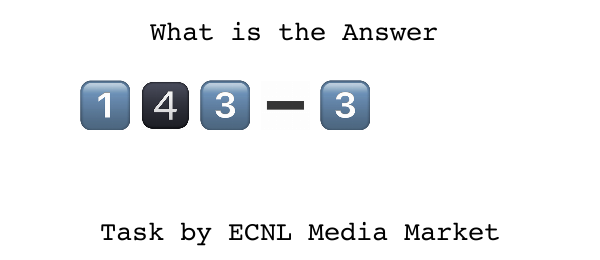
#> input picture sampletask/246227139.png, 600 x 260 px, found by its file name
$ python debug_op.py
#> lines starting #> are read from the running program, lines starting #| are printed output that depends on the picture; after the words box and inside, x2 and y2 are one past the last pixel; in counts of white or black regions, pixels touching at a corner belong together
import cv2
import numpy as np
import io
import sys
sys.stdout = io.TextIOWrapper(sys.stdout.buffer, encoding='utf-8')

img = cv2.imread('C:/VisionTap/sampletask/246227139.png')
#> img is the input picture: shape (260, 600, 3); mean B, G, R 243.2, 241.9, 240.7
h, w = img.shape[:2]
#> h = 260; w = 600
roi = img[int(h*0.25):int(h*0.75), int(w*0.02):int(w*0.98)]
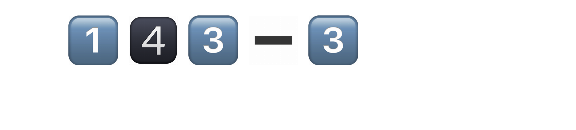
#> roi: shape (130, 576, 3); mean B, G, R 240.5, 237.8, 235.2
gray = cv2.cvtColor(roi, cv2.COLOR_BGR2GRAY)
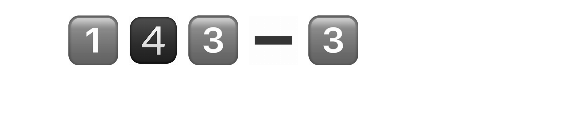
#> gray: shape (130, 576); min 15, max 255, mean 237.3

_, mask = cv2.threshold(gray, 200, 255, cv2.THRESH_BINARY_INV)
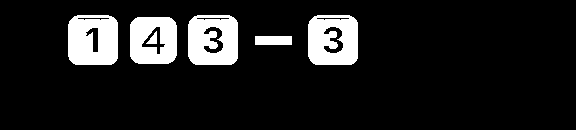
#> mask: shape (130, 576); 11.7% white; 6 white regions, box (x1, y1, x2, y2) and area: (68, 15, 118, 65) 2221, (188, 15, 238, 65) 2135, (308, 15, 358, 65) 2135, (130, 17, 177, 64) 1840, (255, 36, 292, 45) 333, (146, 31, 157, 44) 76
kernel = cv2.getStructuringElement(cv2.MORPH_RECT, (5,5))
dilated = cv2.dilate(mask, kernel, iterations=1)
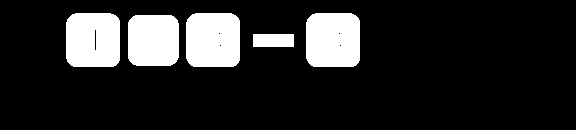
#> dilated: shape (130, 576); 15.3% white; 5 white regions
contours, _ = cv2.findContours(dilated, cv2.RETR_EXTERNAL, cv2.CHAIN_APPROX_SIMPLE)
#> contours = 5 contours; box (x1, y1, x2, y2) and area: (306, 13, 360, 67) 2722, (186, 13, 240, 67) 2722, (66, 13, 120, 67) 2722, (128, 15, 179, 66) 2414, (253, 34, 294, 47) 480
boxes = sorted([cv2.boundingRect(c) for c in contours if cv2.contourArea(c) > 300], key=lambda b: b[0])
#> boxes = [(66, 13, 54, 54), (128, 15, 51, 51), (186, 13, 54, 54), (253, 34, 41, 13), (306, 13, 54, 54)]

for x, y, bw, bh in boxes:
    op_region = gray[y:y+bh, x:x+bw]
    dark_ratio = np.sum(op_region < 128) / max(op_region.size, 1)
    is_small = bw < 45 and bh < 45
    label = "MUL" if dark_ratio > 0.3 else "MINUS" if is_small else "DIGIT"
    print(f"Box ({x},{y}) {bw}x{bh} dark_ratio={dark_ratio:.3f} -> {label}")
#> this loop made 5 passes
#> (x, y, bw, bh, dark_ratio, is_small) on passes 1 to 5: (66, 13, 54, 54, 0.514, False), (128, 15, 51, 51, 0.719, False), (186, 13, 54, 54, 0.483, False), (253, 34, 41, 13, 0.625, True), (306, 13, 54, 54, 0.483, False)
#> pass 1, `op_region = gray[y:y+bh, x:x+bw]`:
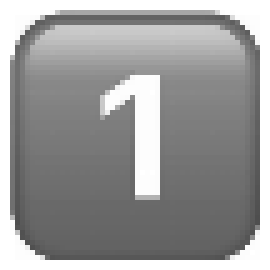
#> op_region: shape (54, 54) (shown 5 times larger); min 78, max 255, mean 154.4
#> pass 2, `op_region = gray[y:y+bh, x:x+bw]`:
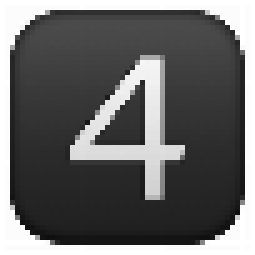
#> op_region: shape (51, 51) (shown 5 times larger); min 15, max 255, mean 102.5
#> pass 3, `op_region = gray[y:y+bh, x:x+bw]`:
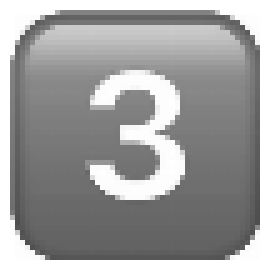
#> op_region: shape (54, 54) (shown 5 times larger); min 79, max 255, mean 157.9

$ run again, with sampletask/1044439050.png copied over sampletask/246227139.png
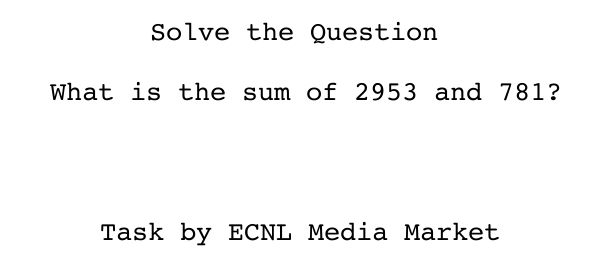
#> input picture sampletask/1044439050.png, 600 x 260 px, found by its file name
#> img is the input picture: shape (260, 600, 3); min 0, max 255, mean 247
#> `_, mask = cv2.threshold(gray, 200, 255, cv2.THRESH_BINARY_INV)`:
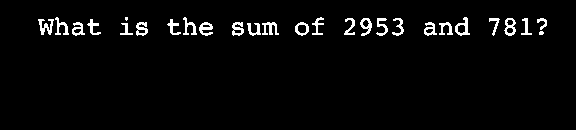
#> mask: shape (130, 576); 3.2% white in thin lines or dots, all inside (x1, y1, x2, y2) = (38, 17, 547, 36)
#> dilated: shape (130, 576); 9% white; 13 white regions
#> contours = 13 contours; largest, box (x1, y1, x2, y2) and area: (36, 15, 103, 38) 1038, (165, 15, 215, 38) 780, (422, 15, 472, 38) 774, (230, 20, 281, 38) 760, (374, 16, 406, 38) 510
#> boxes = [(36, 15, 67, 23), (118, 15, 32, 23), (165, 15, 50, 23), (230, 20, 51, 18), (293, 15, 33, 23), (374, 16, 32, 22), (422, 15, 50, 23)]
#> the loop `for x, y, bw, bh in boxes:` made 7 passes
#> (x, y, bw, bh, dark_ratio, is_small, label) on passes 1 to 7: (36, 15, 67, 23, 0.214, False, 'DIGIT'), (118, 15, 32, 23, 0.183, True, 'MINUS'), (165, 15, 50, 23, 0.194, False, 'DIGIT'), (230, 20, 51, 18, 0.271, False, 'DIGIT'), (293, 15, 33, 23, 0.199, True, 'MINUS'), (374, 16, 32, 22, 0.209, True, 'MINUS'), (422, 15, 50, 23, 0.217, False, 'DIGIT')
#> pass 3, `op_region = gray[y:y+bh, x:x+bw]`:
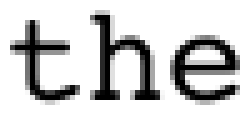
#> op_region: shape (23, 50) (shown 5 times larger); min 0, max 255, mean 203.5

$ run again, with sampletask/1118029390.png copied over sampletask/246227139.png
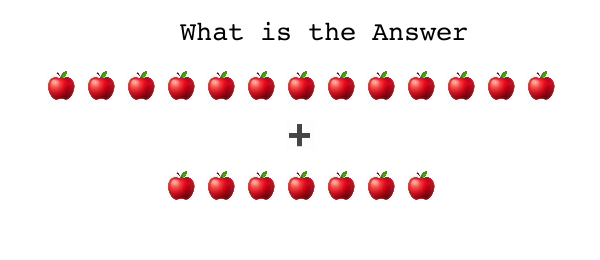
#> input picture sampletask/1118029390.png, 600 x 260 px, found by its file name
#> img is the input picture: shape (260, 600, 3); mean B, G, R 238.1, 238, 248
#> `_, mask = cv2.threshold(gray, 200, 255, cv2.THRESH_BINARY_INV)`:
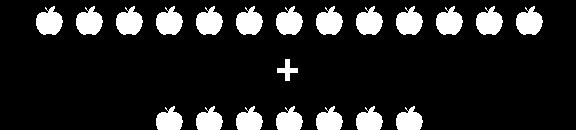
#> mask: shape (130, 576); 14.2% white; 21 white regions, largest, box (x1, y1, x2, y2) and area: (36, 6, 63, 35) 549, (76, 6, 103, 35) 549, (116, 6, 143, 35) 549
#> dilated: shape (130, 576); 20.8% white; 21 white regions
#> contours = 21 contours; largest, box (x1, y1, x2, y2) and area: (514, 4, 545, 37) 764, (474, 4, 505, 37) 764, (434, 4, 465, 37) 764, (394, 4, 425, 37) 764, (354, 4, 385, 37) 764
#> boxes = 21 items, first 6: (34, 4, 31, 33), (74, 4, 31, 33), (114, 4, 31, 33), (154, 104, 31, 26), (154, 4, 31, 33), (194, 104, 31, 26)
#> the loop `for x, y, bw, bh in boxes:` made 21 passes
#> (x, y, bw, bh, dark_ratio, label) on passes 1 to 8: (34, 4, 31, 33, 0.459, 'MUL'), (74, 4, 31, 33, 0.459, 'MUL'), (114, 4, 31, 33, 0.459, 'MUL'), (154, 104, 31, 26, 0.484, 'MUL'), (154, 4, 31, 33, 0.459, 'MUL'), (194, 104, 31, 26, 0.484, 'MUL'), (194, 4, 31, 33, 0.459, 'MUL'), (234, 104, 31, 26, 0.484, 'MUL')
#> pass 1, `op_region = gray[y:y+bh, x:x+bw]`:
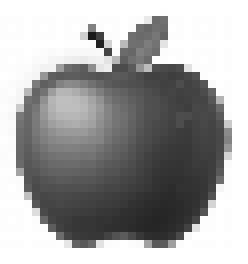
#> op_region: shape (33, 31) (shown 8 times larger); min 27, max 255, mean 164.6
